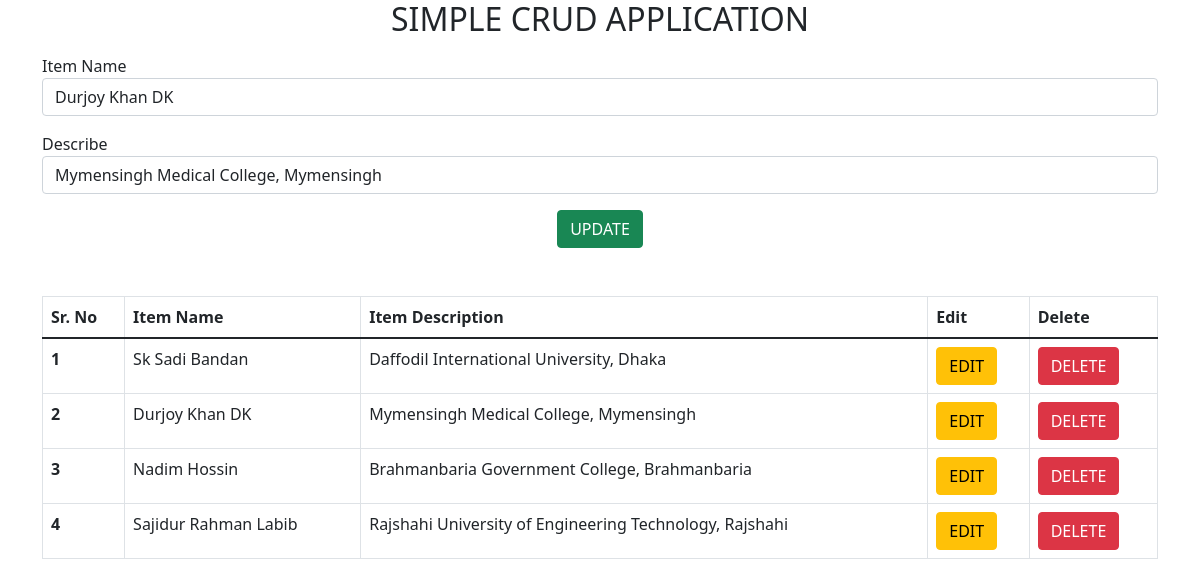
Page /edit_item/12/ on the committed database.
### mainapp/models.py (models this page shows)
class Item(models.Model):
    name = models.CharField(max_length=100)
    description = models.TextField(null=True, blank=True)

### mainapp/views.py (the view)
# urls.py: path('edit_item/<int:myid>/',edit_item,name='edit_item'),
def edit_item(request, myid):
    sel_item = Item.objects.get(id=myid)
    item_list = Item.objects.all()
    context = {
        'sel_item' : sel_item,
        'item_list' : item_list
    }
    return render(request,'index.html',context)

### templates/index.html (shortened to what this page needs)
<!doctype html>
<html lang="en">
  <head>
    <link href="https://cdn.jsdelivr.net/npm/bootstrap@5.1.3/dist/css/bootstrap.min.css" rel="stylesheet">
  </head>
  <body>
    <h2 class="alart alart-warning text-center">SIMPLE CRUD APPLICATION</h2>
    <div class="container mt-3">
        {% if sel_item %}
        <form method="POST" action="{% url 'update_item' sel_item.id %}">
              <div class="form-group mb-3">
                  <label>Item Name</label>
                  <input type="text" class="form-control" value="{{sel_item.name}}" name="name" placeholder="Enter Item Name">
              </div>
              <div class="form-group mb-3">
                  <label>Describe</label>
                  <input type="text" class="form-control" value="{{sel_item.description}}" name="description" placeholder="Describe Item Name">
              </div>
              <div class="text-center mb-4">
                  <button type="submit" class="btn btn-success">UPDATE</button>
              </div>
          </form>
        {% endif %}
        <div class="mt-5">
            <table class="table table-bordered">
                <thead>
                  <tr>
                    <th scope="col">Sr. No</th>
                    <th scope="col">Item Name</th>
                    <th scope="col">Item Description</th>
                    <th scope="col">Edit</th>
                    <th>Delete</th>
                  </tr>
                </thead>
                <tbody>
                {% for i in item_list %}
                  <tr>
                    <th>{{forloop.counter}}</th>
                    <td>{{i.name}}</td>
                    <td>{{i.description}}</td>
                    <td>
                        <a href="{% url 'edit_item' i.id %}" class="btn btn-warning">EDIT</a>
                    </td>
                    <td>
                        <a href="{% url 'delete_item' i.id %}" class="btn btn-danger">DELETE</a>
                    </td>
                  </tr>
                {% endfor %}
                </tbody>
              </table>
        </div>
    </div>
  </body>
</html>

### rows in the picture
Item: name "Durjoy Khan DK", description "Mymensingh Medical College, Mymensingh"
Item: name "Sk Sadi Bandan", description "Daffodil International University, Dhaka"
Item: name "Nadim Hossin", description "Brahmanbaria Government College, Brahmanbaria"
Item: name "Sajidur Rahman Labib", description "Rajshahi University of Engineering Technology, Rajshahi"
